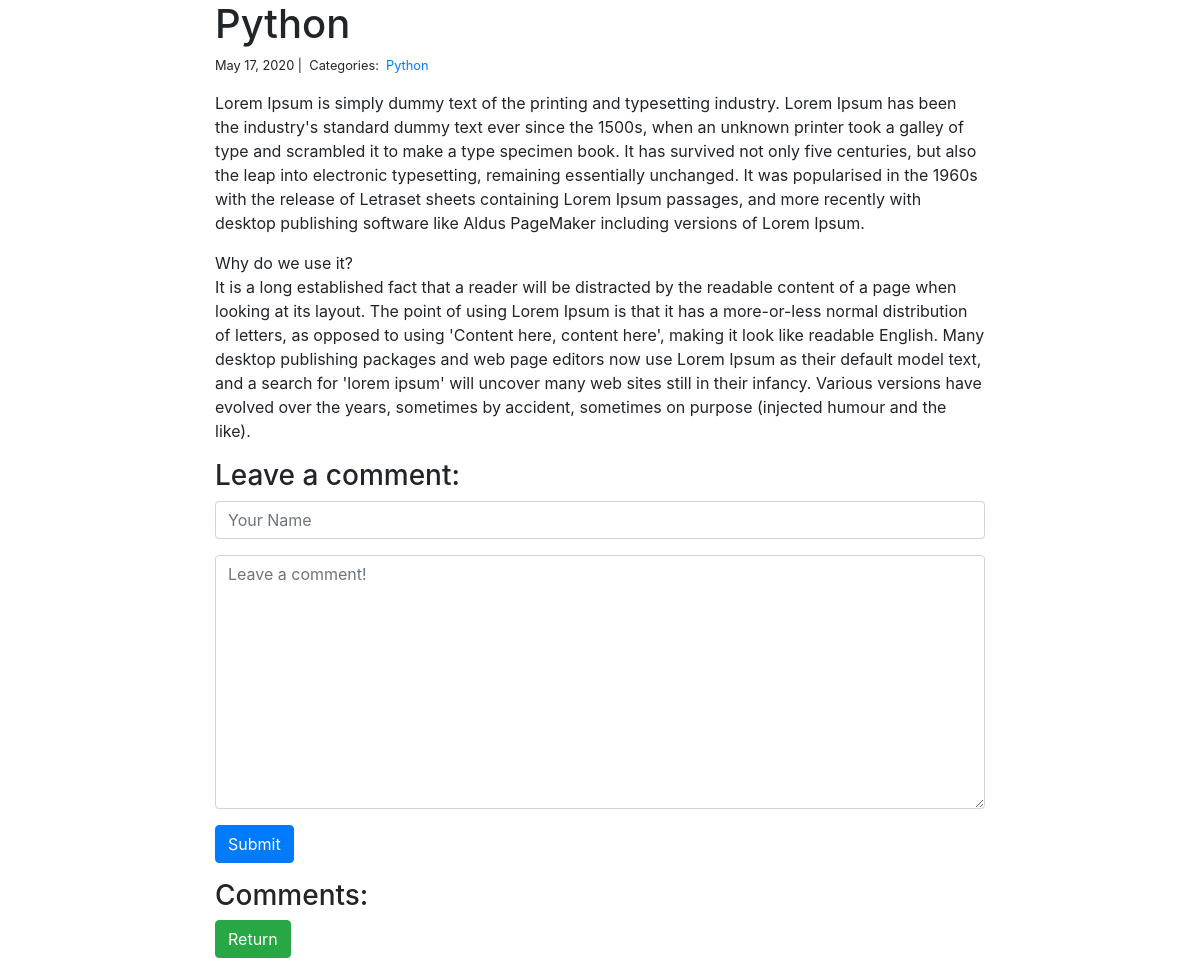
Page /blog/1/ on the committed database.
### blog/models.py (models this page shows)
class Post(models.Model):
    title = models.CharField(max_length=255)
    body = models.TextField()
    created_on = models.DateTimeField(auto_now_add=True)
    last_modified = models.DateTimeField(auto_now=True)
    categories = models.ManyToManyField('Category', related_name='posts')

class Category(models.Model):
    name = models.CharField(max_length=20)

### blog/views.py (the view, shortened to what this page needs)
# urls.py: path("<int:pk>/", views.blog_detail, name="blog_detail"),
def blog_detail(request, pk):
    post = Post.objects.get(pk=pk)
    comments = Comment.objects.filter(post=post)
    form = CommentForm()
    context = {"post": post, "comments": comments, "form": form}
    return render(request, "blog_detail.html", context)

### blog/forms.py
class CommentForm(forms.Form):
    author = forms.CharField(
        max_length=60,
        widget=forms.TextInput(attrs={
            "class": "form-control",
            "placeholder": "Your Name"
        })
    )
    body = forms.CharField(widget=forms.Textarea(
        attrs={
            "class": "form-control",
            "placeholder": "Leave a comment!"
        })
    )

### blog/templates/blog_detail.html (shortened to what this page needs)
{% extends "base.html" %}
{% block page_content %}
<div class="col-md-8 offset-md-2">
    <h1>{{ post.title }}</h1>
    <small>
        {{ post.created_on.date }} |&nbsp;
        Categories:&nbsp;
        {% for category in post.categories.all %}
        <a href="{% url 'blog_category' category.name %}">
            {{ category.name }}
        </a>&nbsp;
        {% endfor %}
    </small>
    <p>{{ post.body | linebreaks }}</p>
    <h3>Leave a comment:</h3>
    <form action="/blog/{{ post.pk }}/" method="post">
        <div class="form-group">
            {{ form.author }}
        </div>
        <div class="form-group">
            {{ form.body }}
        </div>
        <button type="submit" class="btn btn-primary">Submit</button>
    </form>
    <h3>Comments:</h3>
    <a href="{% url 'blog_index'  %}" class="btn btn-success">Return</a>
</div>
{% endblock %}

### my_portfolio/templates/base.html (shortened to what this page needs)
<link rel="stylesheet" href="https://stackpath.bootstrapcdn.com/bootstrap/4.1.3/css/bootstrap.min.css">
{% block page_content %}{% endblock %}

### rows in the picture
Post: title "Python", created_on "May 17, 2020", body "Lorem Ipsum is simply dummy text of the printing and typesetting industry. Lorem Ipsum has been the industry's standard dummy text ever since the 1500s, when an unknown printer took a galley of type and scrambled it to make a type specimen book. It has survived not only five centuries, but also the leap into electronic typesetting, remaining essentially unchanged. It was popularised in the 1960s with the release of Letraset sheets containing Lorem Ipsum passages, and more recently with desktop publishing software like Aldus PageMaker including versions of Lorem Ipsum. Why do we use it? It is a long established fact that a reader will be distracted by the readable content of a page when…"
Category: name "Python"
